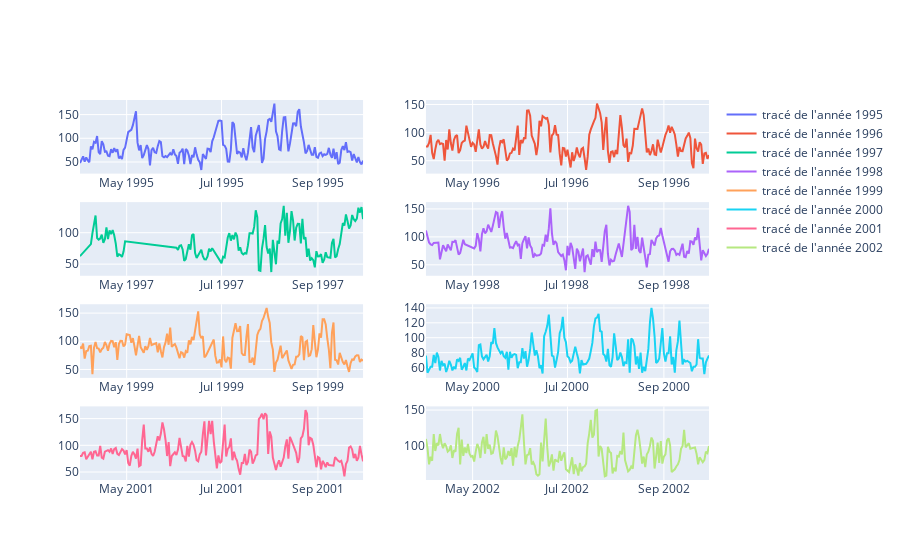

Source (notebook cell):
### Code cell
## plot the annual concentration of ozone between 1995 and 2002

import plotly.graph_objects as go 
from plotly.subplots import make_subplots
dates = [str(e) for e in range(1995,2003)]

fig = make_subplots(rows = 4, cols = 2 )
c = 0
r = 0
for year in dates : 
    dff = df[(df['date'] >= f"{year}-01-01") & (df['date'] <=f'{year}-12-31' )]
    fig.append_trace(go.Scatter(x= dff['date'], 
                            y= dff['maxO3'], name = f"tracé de l'année {year}" )
                              , row =( r // 2 )  + 1, col =c+1 )
    c = (c + 1 ) %  2 
    r = (r + 1 )

    
fig.show()

### Figure 1 — Plotly figure (JSON) as saved in the notebook; plotly's stock layout.template omitted (floating-point values rounded to 4 significant figures; data arrays with more than 128 entries replaced by an {"elided": "..."} marker saying what was removed)
{"data": [{"name": "tracé de l'année 1995", "type": "scatter", "x": {"elided": "183 str values"}, "xaxis": "x", "y": {"elided": "183 float values"}, "yaxis": "y"}, {"name": "tracé de l'année 1996", "type": "scatter", "x": {"elided": "183 str values"}, "xaxis": "x2", "y": {"elided": "183 float values"}, "yaxis": "y2"}, {"name": "tracé de l'année 1997", "type": "scatter", "x": {"elided": "183 str values"}, "xaxis": "x3", "y": {"elided": "183 float values"}, "yaxis": "y3"}, {"name": "tracé de l'année 1998", "type": "scatter", "x": {"elided": "183 str values"}, "xaxis": "x4", "y": {"elided": "183 float values"}, "yaxis": "y4"}, {"name": "tracé de l'année 1999", "type": "scatter", "x": {"elided": "183 str values"}, "xaxis": "x5", "y": {"elided": "183 float values"}, "yaxis": "y5"}, {"name": "tracé de l'année 2000", "type": "scatter", "x": {"elided": "183 str values"}, "xaxis": "x6", "y": {"elided": "183 float values"}, "yaxis": "y6"}, {"name": "tracé de l'année 2001", "type": "scatter", "x": {"elided": "183 str values"}, "xaxis": "x7", "y": {"elided": "183 float values"}, "yaxis": "y7"}, {"name": "tracé de l'année 2002", "type": "scatter", "x": {"elided": "183 str values"}, "xaxis": "x8", "y": {"elided": "183 float values"}, "yaxis": "y8"}], "layout": {"xaxis": {"anchor": "y", "domain": [0, 0.45]}, "xaxis2": {"anchor": "y2", "domain": [0.55, 1]}, "xaxis3": {"anchor": "y3", "domain": [0, 0.45]}, "xaxis4": {"anchor": "y4", "domain": [0.55, 1]}, "xaxis5": {"anchor": "y5", "domain": [0, 0.45]}, "xaxis6": {"anchor": "y6", "domain": [0.55, 1]}, "xaxis7": {"anchor": "y7", "domain": [0, 0.45]}, "xaxis8": {"anchor": "y8", "domain": [0.55, 1]}, "yaxis": {"anchor": "x", "domain": [0.8063, 1]}, "yaxis2": {"anchor": "x2", "domain": [0.8063, 1]}, "yaxis3": {"anchor": "x3", "domain": [0.5375, 0.7312]}, "yaxis4": {"anchor": "x4", "domain": [0.5375, 0.7312]}, "yaxis5": {"anchor": "x5", "domain": [0.2687, 0.4625]}, "yaxis6": {"anchor": "x6", "domain": [0.2687, 0.4625]}, "yaxis7": {"anchor": "x7", "domain": [0, 0.1938]}, "yaxis8": {"anchor": "x8", "domain": [0, 0.1938]}}}
